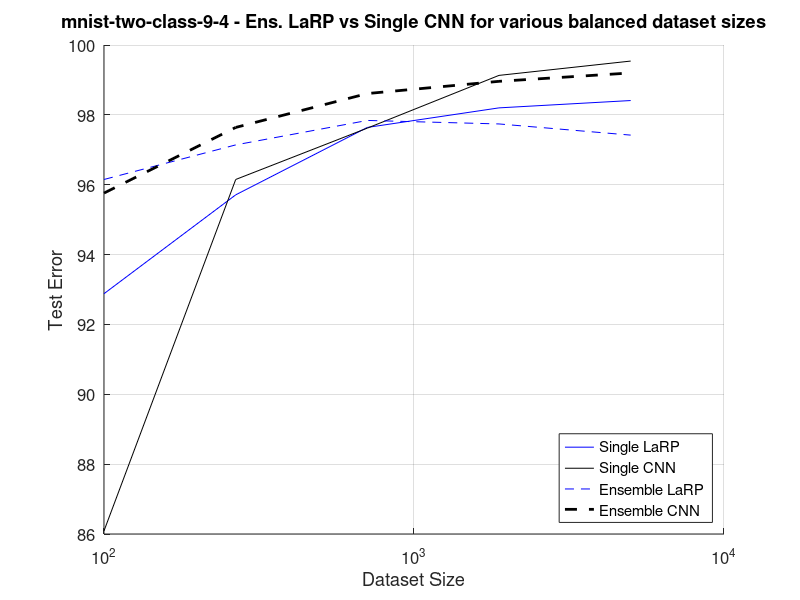
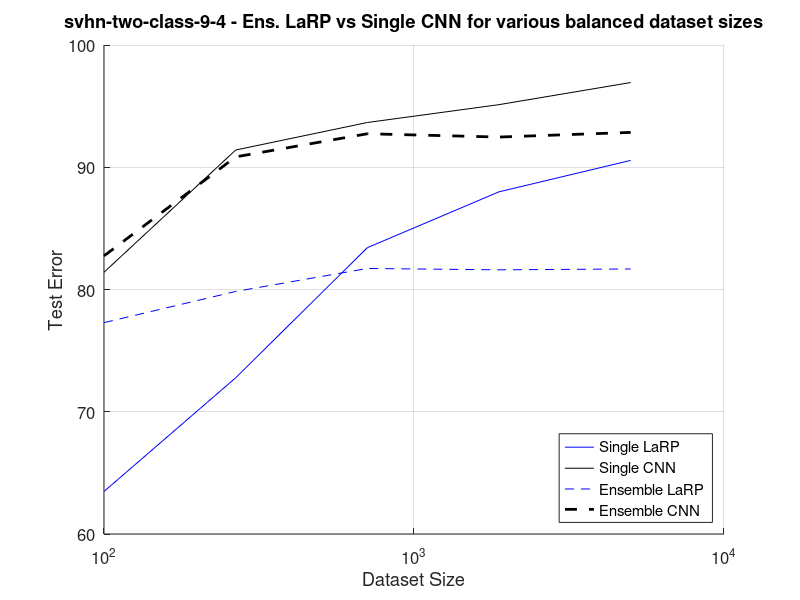
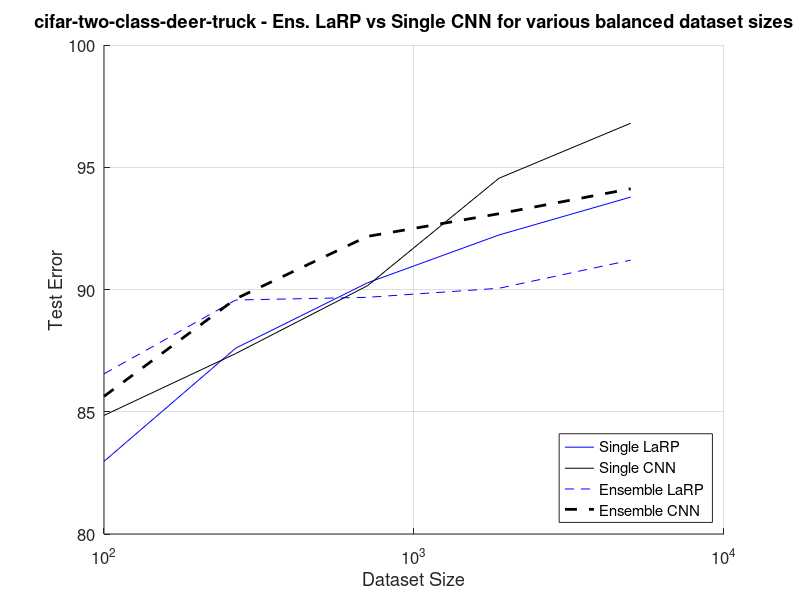

Here is the MATLAB script that generated these plots, in order:
function plotResultsVaryingImdbSize()
  dataset = 'mnist-two-class-9-4';
  x = [100, 266, 707, 1880, 5000];
  y_single_larp   = [92.88, 95.71, 97.64, 98.20, 98.41];
  y_single_cnn    = [86.09, 96.15, 97.62, 99.13, 99.54];
  y_ensemble_larp = [96.15, 97.14, 97.84, 97.74, 97.42];
  y_ensemble_cnn  = [95.76, 97.64, 98.61, 98.96, 99.20];
  plotAndSaveShit(dataset, x, y_single_larp, y_single_cnn, y_ensemble_larp, y_ensemble_cnn);


  dataset = 'svhn-two-class-9-4';
  x = [100, 266, 707, 1880, 5000];
  y_single_larp   = [63.48, 72.78, 83.42, 87.99, 90.56];
  y_single_cnn    = [81.41, 91.41, 93.66, 95.12, 96.93];
  y_ensemble_larp = [77.29, 79.84, 81.72, 81.61, 81.68];
  y_ensemble_cnn  = [82.75, 90.85, 92.74, 92.47, 92.85];
  plotAndSaveShit(dataset, x, y_single_larp, y_single_cnn, y_ensemble_larp, y_ensemble_cnn);


  dataset = 'cifar-two-class-deer-truck';
  x = [100, 266, 707, 1880, 5000];
  y_single_larp   = [82.97, 87.60, 90.27, 92.23, 93.78];
  y_single_cnn    = [84.85, 87.38, 90.15, 94.55, 96.80];
  y_ensemble_larp = [86.55, 89.57, 89.68, 90.05, 91.20];
  y_ensemble_cnn  = [85.63, 89.62, 92.17, 93.10, 94.12];
  plotAndSaveShit(dataset, x, y_single_larp, y_single_cnn, y_ensemble_larp, y_ensemble_cnn);


function plotAndSaveShit(dataset, x, y_single_larp, y_single_cnn, y_ensemble_larp, y_ensemble_cnn)

  experiment_title = sprintf('%s - Ens. LaRP vs Single CNN for various balanced dataset sizes', dataset);
  h = figure;
  set(gca, 'fontsize', 12)
  hold on;
  grid on;

  semilogx( ...
    x, y_single_larp  , 'b', ...
    x, y_single_cnn   , 'k', ...
    x, y_ensemble_larp, 'b--', ...
    x, y_ensemble_cnn , 'k--', ...
    'LineWidth', 2);

  title(experiment_title);
  xlabel('Dataset Size')
  % ylim([0, 1]);
  % legend(legend_name_list);
  legend(...
    'Single LaRP', ...
    'Single CNN', ...
    'Ensemble LaRP', ...
    'Ensemble CNN');
  legend('Location','southeast');
  ylabel('Test Error');
  fileName = sprintf('%s_varying_balanced_dataset_size_test_comparison.eps', dataset);
  saveas(h, fileName, 'epsc');







